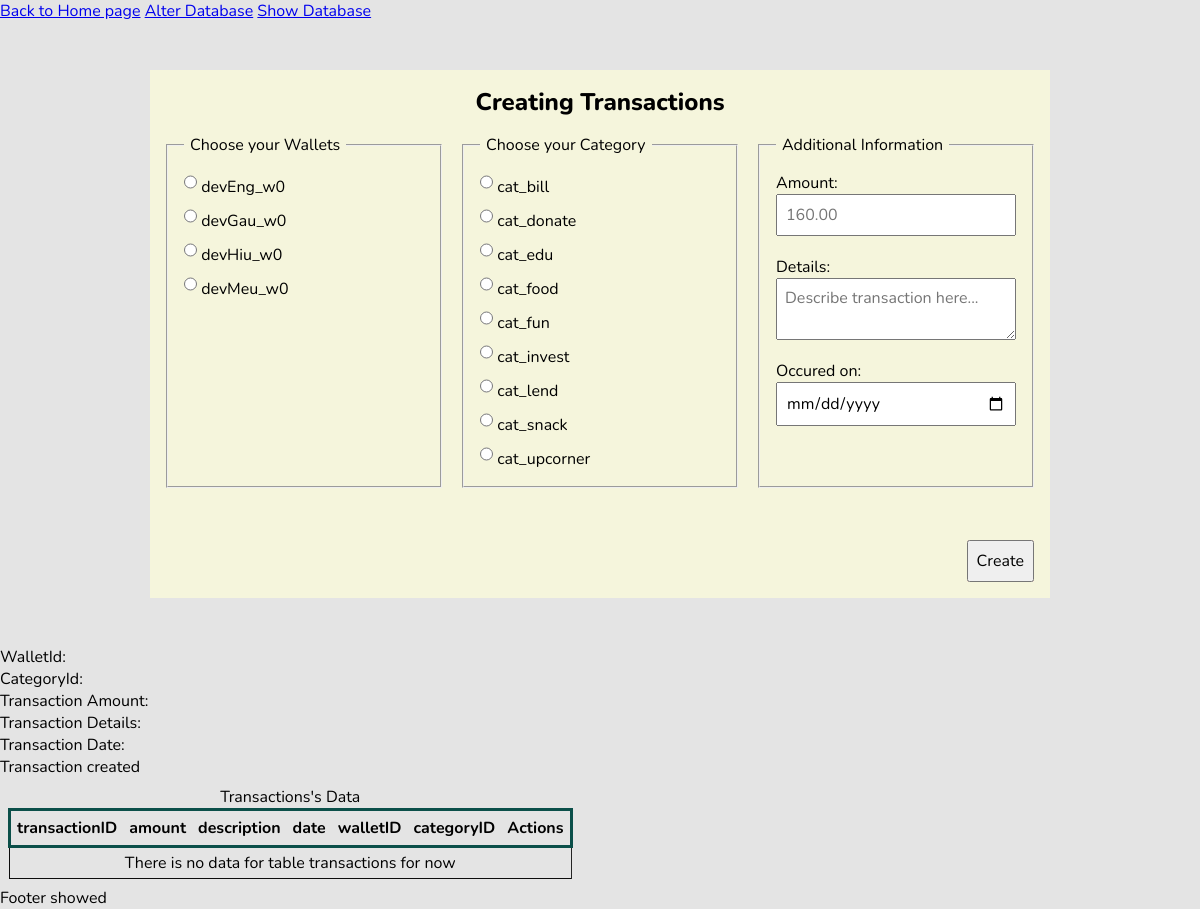
Page /servers/alter_all.php on the committed database.
### tables this page shows
CREATE TABLE wallets (
	walletID VARCHAR(255) NOT NULL,
	name VARCHAR(100),
	amount DECIMAL(36, 2),
	PRIMARY KEY (walletID),

	userID VARCHAR(255) NOT NULL,
	CONSTRAINT fk_userID_w FOREIGN KEY (userID) REFERENCES users(userID) ON DELETE CASCADE
);

CREATE TABLE categories (
	categoryID VARCHAR(255) NOT NULL,
	name VARCHAR(100),
	description TEXT,
	budget DECIMAL(36, 2),
	PRIMARY KEY (categoryID),
	
	userID VARCHAR(255),
	CONSTRAINT fk_userID_c FOREIGN KEY (userID) REFERENCES users(userID) ON DELETE CASCADE
);

### servers/alter_all.php (the view, shortened to what this page needs)
<?php include "../components/header_server.php" ?>
<?php
	$field_query = "SELECT * FROM categories";
	$field_query_result = mysqli_query($connection, $field_query);
	$transWallet_Data = $transCategory_Data = $transAmount_Data = $transDetails_Data = $transDate_Data = "";
?>
<section class="alter_info" id="info_category">
	<div class="form-container">
		<div class="title">Creating Transactions</div>
		<form action="<?php echo htmlspecialchars($_SERVER["PHP_SELF"]); ?>" method="POST" id="createTransactionForm">
			<fieldset>
				<legend>Choose your Wallets</legend>
				<?php
					$wallet_query = "SELECT * FROM wallets";
					$wallet_query_result = mysqli_query($connection, $wallet_query);
					$wallet_data_all = mysqli_fetch_all($wallet_query_result, MYSQLI_ASSOC);
					foreach (array_values($wallet_data_all) as $wallet_data) {
						$walletID = $wallet_data["walletID"];
						echo    "<label for='$walletID'>
									<input type='radio' name='transWallet' value='$walletID'>
								$walletID</label>" . "";
					}
				?>
			</fieldset>
			<fieldset>
				<legend>Choose your Category</legend>
				<?php
					$category_query = "SELECT * FROM categories";
					$category_query_result = mysqli_query($connection, $category_query);
					$category_data_all = mysqli_fetch_all($category_query_result, MYSQLI_ASSOC);
					foreach (array_values($category_data_all) as $category_data) {
						$categoryID = $category_data["categoryID"];
						echo    "<label for='$categoryID'>
									<input type='radio' name='transCategory' value='$categoryID'>
								$categoryID</label>" . "";
					}
				?>
			</fieldset>
			<fieldset class="ext-info">
				<legend>Additional Information</legend>
				<label>
					Amount:
					<input type="number" name="transAmount" step="0.01" placeholder="160.00">
				</label>
				<label>
					Details:
					<textarea name="transDetails" placeholder="Describe transaction here..."></textarea>
				</label>
				<label>
					Occured on:
					<input type="date" name="transDate" id="transaction-date">
				</label>
			</fieldset>
			<div class="bottom-right">
				<input class="btn" type="submit" name="transactionCreated" value="Create">
			</div>
		</form>
	</div>
	<div class="info-display-tab">
		<?php
			echo "<p>WalletId: " . $transWallet_Data . "</p>";
			echo "<p>CategoryId: " . $transCategory_Data . "</p>";
			echo "<p>Transaction Amount: " . $transAmount_Data . "</p>";
			echo "<p>Transaction Details: " . $transDetails_Data . "</p>";
			echo "<p>Transaction Date: " . $transDate_Data . "</p>";
			echo "<p>Transaction created " . isset($_POST["transactionCreated"]) . "</p>";
		?>
	</div>
	<?php
		echo '<div class="">';
		$target_table = "transactions";
		include "./display/display_data.php";
		echo '</div>';
	?>
</section>
	<?php
		include "./display/display_data.php";
	?>
<?php include "../components/footer_server.php" ?>

### components/header_server.php (shortened to what this page needs)
<!DOCTYPE html>
<html lang="en">
<head>
    <link rel="stylesheet" href="../styles/server.css">
</head>
<body>
    <header class="admin-header">
        <a href="../index.php">Back to Home page</a>
        <a href="./alter_all.php">Alter Database</a>
        <a href="./display_all.php">Show Database</a>
    </header>

### servers/display/display_data.php (shortened to what this page needs)
<?php
	$data_query = "SELECT * FROM $target_table";
    if(isset($custom_query)) {
        $data_query = $custom_query;
    } else {
		$column_field_name_query = "SHOW COLUMNS FROM $target_table";
		$column_field_name_result = mysqli_query($connection, $column_field_name_query);
	}
	$data_query_result = mysqli_query($connection, $data_query);
	$data_list = mysqli_fetch_all($data_query_result, MYSQLI_ASSOC);
    $target_table_size = @$target_table_size;
?>
<div class="container">
	<table class="data-table <?php echo $target_table_size; ?>">
		<caption>
			<?php
				if(isset($custom_table_name)) {
					echo ucfirst($custom_table_name);
				} else {
					echo ucfirst($target_table);
				}
			?>'s Data
		</caption>
		<thead>
			<tr>
				<?php
					if ($column_field_name_result) {
						$column_count = 0;
						if (isset($custom_query)) {
							foreach (array_keys($data_list[0]) as $field) {
								echo '<th>' . $field . '</th>';
							}
						} else {
							while ($column = mysqli_fetch_array($column_field_name_result)) {
								echo '<th>' . $column["Field"] . '</th>';
								++$column_count;
							}
						}
					} else {
						echo "Error: " . $connection->error;
					}
				?>
				<th>Actions</th>
			</tr>
		</thead>
		<tbody>
			<?php if (empty($data_list)): ?>
				<tr><td class="text-center" colspan="<?php echo $column_count + 1; ?>">
					<p>There is no data for table <?php echo $target_table; ?> for now</p>
				</td></tr>
			<?php endif; ?>
		</tbody>
	</table>
</div>

### components/footer_server.php (shortened to what this page needs)
	<footer>
		<p>Footer showed</p>
	</footer>
</body>
</html>

### styles/server.css (style rules this page uses)
* { margin: 0; padding: 0; box-sizing: border-box; font-family: 'Nunito', sans-serif; font-size: 16px; border-collapse: collapse; }
:root { --dark: #0d0d0d; --light: #e4e4e4; }
html { scroll-behavior: smooth; }
body { background-color: #e4e4e4; }
.text-center { text-align: center; }
table.data-table { margin: 8px; border: 1px solid #0d0d0d; max-width: 800px; }
table.data-table > thead > tr { border: 3px solid rgb(11, 79, 73); }
table.data-table > thead > tr > th { border-bottom: 2px solid #242424; padding: 6px; }
table.data-table > tbody > tr > td { border-right: 1px solid #242424; padding: 4px; }
.form-container { position: relative; background-color: beige; width: 75%; padding: 16px; padding-top: 64px; margin: 48px auto; }
.form-container .title { position: absolute; margin: 16px auto; top: 0; left: 50%; transform: translateX(-50%); font-size: 24px; font-weight: 800; text-align: center; width: 100%; }
.form-container form { display: grid; grid-template-columns: repeat(3, 1fr); grid-template-rows: repeat(5, 1fr); gap: 20px; position: relative; }
.form-container form fieldset { padding: 16px; display: flex; flex-direction: column; grid-column: auto; grid-row: span 4; gap: 8px; }
.form-container form fieldset legend { padding: 0 6px; }
.form-container form input, .form-container form textarea { min-height: 20px; padding: 8px; }
.form-container form fieldset.ext-info label { display: flex; flex-direction: column; margin-bottom: 12px; }
.form-container form .bottom-right { background-color: antiquewhite; position: absolute; right: 0; bottom: 0; }
.form-container form input.btn { position: relative; }

### rows in the picture
wallets: walletID "devEng_w0"
wallets: walletID "devGau_w0"
wallets: walletID "devHiu_w0"
wallets: walletID "devMeu_w0"
categories: categoryID "cat_bill"
categories: categoryID "cat_donate"
categories: categoryID "cat_edu"
categories: categoryID "cat_food"
categories: categoryID "cat_fun"
categories: categoryID "cat_invest"
categories: categoryID "cat_lend"
categories: categoryID "cat_snack"
categories: categoryID "cat_upcorner"

### other values in the picture
$target_table "Transactions"
$column["Field"] "transactionID"
$column["Field"] "amount"
$column["Field"] "description"
$column["Field"] "date"
$column["Field"] "walletID"
$column["Field"] "categoryID"
$target_table "transactions"
